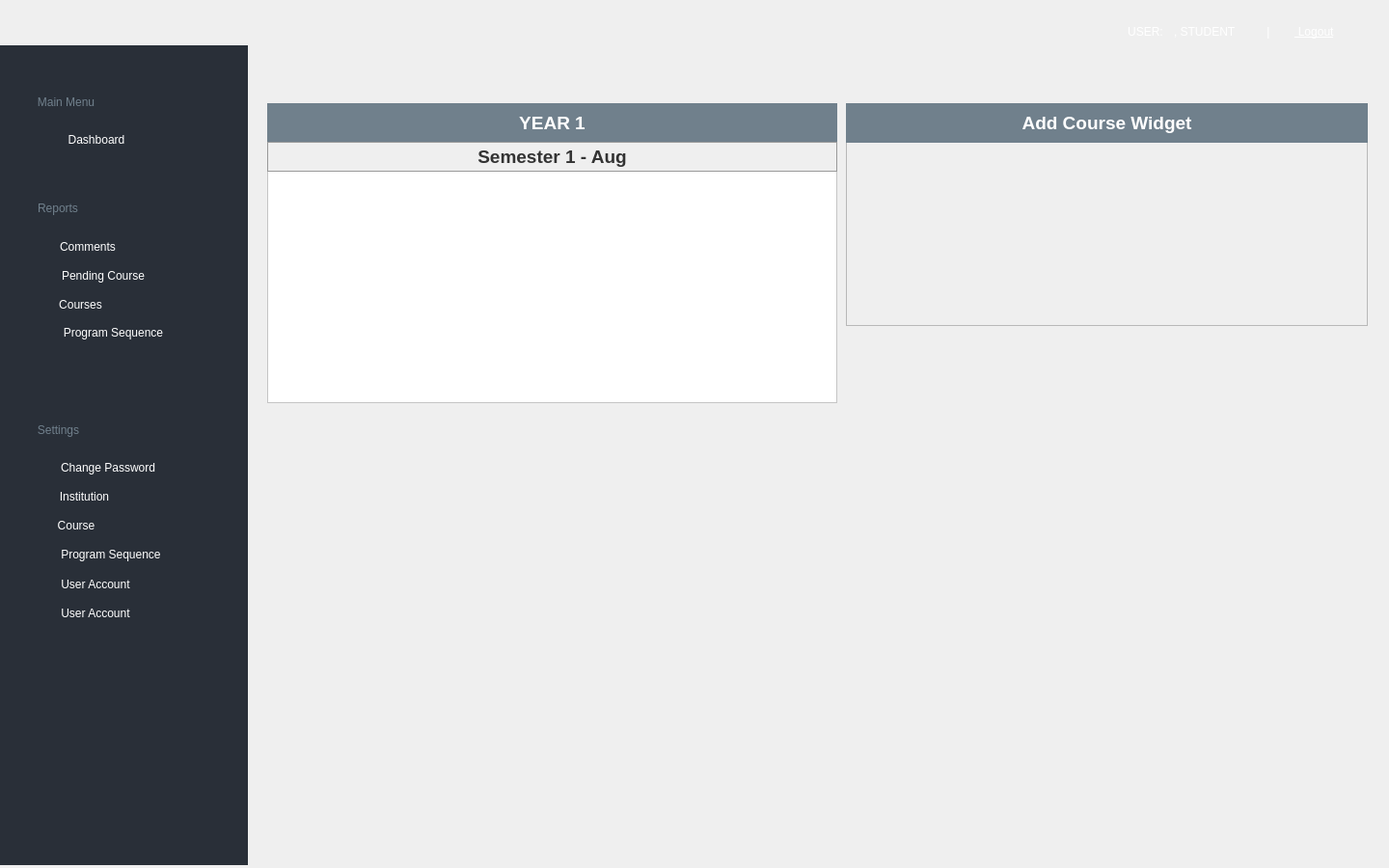
<?xml version="1.0" encoding="UTF-8"?>
<ui version="4.0">
 <class>sgsApp</class>
 <widget class="QMainWindow" name="sgsApp">
  <property name="geometry">
   <rect>
    <x>0</x>
    <y>0</y>
    <width>1440</width>
    <height>900</height>
   </rect>
  </property>
  <property name="minimumSize">
   <size>
    <width>1440</width>
    <height>900</height>
   </size>
  </property>
  <property name="maximumSize">
   <size>
    <width>1440</width>
    <height>900</height>
   </size>
  </property>
  <property name="windowTitle">
   <string>Student Grading System</string>
  </property>
  <property name="styleSheet">
   <string notr="true"/>
  </property>
  <widget class="QWidget" name="centralwidget">
   <widget class="QStackedWidget" name="stackedWidgetSGS">
    <property name="geometry">
     <rect>
      <x>-3</x>
      <y>-3</y>
      <width>1451</width>
      <height>911</height>
     </rect>
    </property>
    <property name="styleSheet">
     <string notr="true">color:#fff;</string>
    </property>
    <property name="currentIndex">
     <number>1</number>
    </property>
    <widget class="QWidget" name="loginScreen">
     <property name="styleSheet">
      <string notr="true">background:url(:/images/background.jpg);
background-position:center;
background-repeat: no-repeat;</string>
     </property>
     <widget class="QFrame" name="loginBox">
      <property name="geometry">
       <rect>
        <x>940</x>
        <y>250</y>
        <width>291</width>
        <height>331</height>
       </rect>
      </property>
      <property name="mouseTracking">
       <bool>true</bool>
      </property>
      <property name="styleSheet">
       <string notr="true">border: 1px solid #8a1738;
border-radius:10px;</string>
      </property>
      <property name="frameShape">
       <enum>QFrame::StyledPanel</enum>
      </property>
      <property name="frameShadow">
       <enum>QFrame::Raised</enum>
      </property>
      <widget class="QLineEdit" name="usernameInput">
       <property name="geometry">
        <rect>
         <x>60</x>
         <y>90</y>
         <width>201</width>
         <height>31</height>
        </rect>
       </property>
       <property name="mouseTracking">
        <bool>false</bool>
       </property>
       <property name="styleSheet">
        <string notr="true">background:#fff;
color: #333;
border:0px; 
border-top-right-radius:5px;
border-bottom-right-radius:5px;
border-top-left-radius:0px;
border-bottom-left-radius:0px;</string>
       </property>
       <property name="placeholderText">
        <string>Username</string>
       </property>
      </widget>
      <widget class="QLineEdit" name="passwordInput">
       <property name="geometry">
        <rect>
         <x>60</x>
         <y>140</y>
         <width>181</width>
         <height>31</height>
        </rect>
       </property>
       <property name="styleSheet">
        <string notr="true">background:#fff;
color: #333;
border:0px; 
border-top-right-radius:0px;
border-bottom-right-radius:0px;
border-top-left-radius:0px;
border-bottom-left-radius:0px;</string>
       </property>
       <property name="echoMode">
        <enum>QLineEdit::Password</enum>
       </property>
       <property name="placeholderText">
        <string>Password</string>
       </property>
      </widget>
      <widget class="QPushButton" name="signInButton">
       <property name="geometry">
        <rect>
         <x>30</x>
         <y>190</y>
         <width>231</width>
         <height>32</height>
        </rect>
       </property>
       <property name="font">
        <font>
         <pointsize>9</pointsize>
         <weight>75</weight>
         <bold>true</bold>
        </font>
       </property>
       <property name="styleSheet">
        <string notr="true">background:#fbaf01;
color: #ffffff;
border:0;
height:30px;
border-radius:5px;</string>
       </property>
       <property name="text">
        <string>SIGN IN</string>
       </property>
      </widget>
      <widget class="QPushButton" name="signUpButton">
       <property name="geometry">
        <rect>
         <x>20</x>
         <y>280</y>
         <width>113</width>
         <height>32</height>
        </rect>
       </property>
       <property name="styleSheet">
        <string notr="true">border:0px; color:#fff;</string>
       </property>
       <property name="text">
        <string>SIGN UP</string>
       </property>
       <property name="icon">
        <iconset resource="images.qrc">
         <normaloff>:/icons White/Icons/White/Add User.png</normaloff>:/icons White/Icons/White/Add User.png</iconset>
       </property>
      </widget>
      <widget class="QPushButton" name="forgotPasswordButton">
       <property name="geometry">
        <rect>
         <x>150</x>
         <y>280</y>
         <width>113</width>
         <height>32</height>
        </rect>
       </property>
       <property name="styleSheet">
        <string notr="true">border:0px;
color:#fff;
text-decoration:underline;</string>
       </property>
       <property name="text">
        <string>Forgot Password?</string>
       </property>
      </widget>
      <widget class="QLabel" name="label_4">
       <property name="geometry">
        <rect>
         <x>110</x>
         <y>30</y>
         <width>81</width>
         <height>31</height>
        </rect>
       </property>
       <property name="styleSheet">
        <string notr="true">color: #fff; font-size:28px; border:0px;</string>
       </property>
       <property name="text">
        <string>Login</string>
       </property>
      </widget>
      <widget class="QFrame" name="usernameIcon">
       <property name="geometry">
        <rect>
         <x>30</x>
         <y>90</y>
         <width>31</width>
         <height>31</height>
        </rect>
       </property>
       <property name="styleSheet">
        <string notr="true">background:#fff url(:/images/user.png);
border:0px;
border:0px;
border-top-left-radius:5px;
border-bottom-left-radius:5px;
border-top-right-radius:0px;
border-bottom-right-radius:0px; 
</string>
       </property>
       <property name="frameShape">
        <enum>QFrame::StyledPanel</enum>
       </property>
       <property name="frameShadow">
        <enum>QFrame::Raised</enum>
       </property>
      </widget>
      <widget class="QFrame" name="passwordIcon">
       <property name="geometry">
        <rect>
         <x>30</x>
         <y>140</y>
         <width>31</width>
         <height>31</height>
        </rect>
       </property>
       <property name="styleSheet">
        <string notr="true">background:#fff url(:/images/lock.png);
border:0px;
border-radius:0px;
border-top-left-radius:5px;
border-bottom-left-radius:5px;
border-top-right-radius:0px;
border-bottom-right-radius:0px;</string>
       </property>
       <property name="frameShape">
        <enum>QFrame::StyledPanel</enum>
       </property>
       <property name="frameShadow">
        <enum>QFrame::Raised</enum>
       </property>
      </widget>
      <widget class="QLabel" name="loginErrorLabel">
       <property name="geometry">
        <rect>
         <x>40</x>
         <y>240</y>
         <width>211</width>
         <height>21</height>
        </rect>
       </property>
       <property name="styleSheet">
        <string notr="true">border:0px;
color:#b50009;
text-align:center;
background: transparent;</string>
       </property>
       <property name="text">
        <string/>
       </property>
       <property name="alignment">
        <set>Qt::AlignCenter</set>
       </property>
      </widget>
      <widget class="QPushButton" name="passwordShowButton">
       <property name="geometry">
        <rect>
         <x>240</x>
         <y>140</y>
         <width>21</width>
         <height>31</height>
        </rect>
       </property>
       <property name="maximumSize">
        <size>
         <width>16777215</width>
         <height>31</height>
        </size>
       </property>
       <property name="styleSheet">
        <string notr="true">background:#fff;
border:0px; 
border-top-right-radius:5px;
border-bottom-right-radius:5px;
border-top-left-radius:0px;
border-bottom-left-radius:0px;</string>
       </property>
       <property name="text">
        <string/>
       </property>
       <property name="icon">
        <iconset resource="images.qrc">
         <normaloff>:/iconsGray/Icons/Gray/Eye ON.png</normaloff>:/iconsGray/Icons/Gray/Eye ON.png</iconset>
       </property>
      </widget>
     </widget>
     <widget class="QFrame" name="footerLogo">
      <property name="geometry">
       <rect>
        <x>990</x>
        <y>180</y>
        <width>191</width>
        <height>61</height>
       </rect>
      </property>
      <property name="minimumSize">
       <size>
        <width>191</width>
        <height>61</height>
       </size>
      </property>
      <property name="maximumSize">
       <size>
        <width>191</width>
        <height>61</height>
       </size>
      </property>
      <property name="styleSheet">
       <string notr="true">background:url(:/images/sideBarLogo.png);
background-position:center;
background-repeat: no-repeat;
border: 0px;</string>
      </property>
      <property name="frameShape">
       <enum>QFrame::StyledPanel</enum>
      </property>
      <property name="frameShadow">
       <enum>QFrame::Raised</enum>
      </property>
     </widget>
     <widget class="QFrame" name="frame_2">
      <property name="geometry">
       <rect>
        <x>240</x>
        <y>260</y>
        <width>462</width>
        <height>281</height>
       </rect>
      </property>
      <property name="minimumSize">
       <size>
        <width>462</width>
        <height>0</height>
       </size>
      </property>
      <property name="styleSheet">
       <string notr="true">background-image: url(:/images/SGS LOGO.png);
border:0px;</string>
      </property>
      <property name="frameShape">
       <enum>QFrame::StyledPanel</enum>
      </property>
      <property name="frameShadow">
       <enum>QFrame::Raised</enum>
      </property>
     </widget>
    </widget>
    <widget class="QWidget" name="Dashboard">
     <property name="minimumSize">
      <size>
       <width>1440</width>
       <height>900</height>
      </size>
     </property>
     <property name="maximumSize">
      <size>
       <width>1440</width>
       <height>900</height>
      </size>
     </property>
     <widget class="QWidget" name="layoutWidget">
      <property name="geometry">
       <rect>
        <x>-20</x>
        <y>-10</y>
        <width>2</width>
        <height>2</height>
       </rect>
      </property>
      <layout class="QVBoxLayout" name="verticalLayout_4"/>
     </widget>
     <widget class="QFrame" name="Sidebar">
      <property name="geometry">
       <rect>
        <x>0</x>
        <y>50</y>
        <width>260</width>
        <height>900</height>
       </rect>
      </property>
      <property name="minimumSize">
       <size>
        <width>260</width>
        <height>900</height>
       </size>
      </property>
      <property name="maximumSize">
       <size>
        <width>260</width>
        <height>900</height>
       </size>
      </property>
      <property name="toolTip">
       <string>Add</string>
      </property>
      <property name="styleSheet">
       <string notr="true">background-color:#292f38;
border: 0;</string>
      </property>
      <property name="frameShape">
       <enum>QFrame::StyledPanel</enum>
      </property>
      <property name="frameShadow">
       <enum>QFrame::Raised</enum>
      </property>
      <widget class="QFrame" name="frame">
       <property name="geometry">
        <rect>
         <x>40</x>
         <y>730</y>
         <width>191</width>
         <height>61</height>
        </rect>
       </property>
       <property name="styleSheet">
        <string notr="true">background:url(:/images/sideBarLogo.png);</string>
       </property>
       <property name="frameShape">
        <enum>QFrame::StyledPanel</enum>
       </property>
       <property name="frameShadow">
        <enum>QFrame::Raised</enum>
       </property>
      </widget>
      <widget class="QGroupBox" name="groupBox">
       <property name="geometry">
        <rect>
         <x>40</x>
         <y>50</y>
         <width>191</width>
         <height>641</height>
        </rect>
       </property>
       <property name="styleSheet">
        <string notr="true">color:#70808c;</string>
       </property>
       <property name="title">
        <string>Main Menu</string>
       </property>
       <widget class="QPushButton" name="dashboard_pushButton">
        <property name="geometry">
         <rect>
          <x>20</x>
          <y>40</y>
          <width>86</width>
          <height>16</height>
         </rect>
        </property>
        <property name="layoutDirection">
         <enum>Qt::LeftToRight</enum>
        </property>
        <property name="styleSheet">
         <string notr="true">color:#fff;</string>
        </property>
        <property name="text">
         <string>Dashboard</string>
        </property>
        <property name="icon">
         <iconset resource="images.qrc">
          <normaloff>:/icons White/Icons/White/Dashboard.png</normaloff>:/icons White/Icons/White/Dashboard.png</iconset>
        </property>
       </widget>
       <widget class="QGroupBox" name="groupBox_2">
        <property name="geometry">
         <rect>
          <x>0</x>
          <y>110</y>
          <width>161</width>
          <height>151</height>
         </rect>
        </property>
        <property name="title">
         <string>Reports</string>
        </property>
        <widget class="QPushButton" name="viewComments_Button">
         <property name="geometry">
          <rect>
           <x>11</x>
           <y>41</y>
           <width>86</width>
           <height>16</height>
          </rect>
         </property>
         <property name="toolTip">
          <string>Add Institution</string>
         </property>
         <property name="layoutDirection">
          <enum>Qt::LeftToRight</enum>
         </property>
         <property name="styleSheet">
          <string notr="true">color:#fff;</string>
         </property>
         <property name="text">
          <string>Comments</string>
         </property>
         <property name="icon">
          <iconset resource="images.qrc">
           <normaloff>:/icons White/Icons/White/Eye ON.png</normaloff>:/icons White/Icons/White/Eye ON.png</iconset>
         </property>
        </widget>
        <widget class="QPushButton" name="viewCoursesPending_Button">
         <property name="geometry">
          <rect>
           <x>11</x>
           <y>71</y>
           <width>118</width>
           <height>16</height>
          </rect>
         </property>
         <property name="toolTip">
          <string>Add Institution</string>
         </property>
         <property name="layoutDirection">
          <enum>Qt::LeftToRight</enum>
         </property>
         <property name="styleSheet">
          <string notr="true">color:#fff;</string>
         </property>
         <property name="text">
          <string>Pending Course</string>
         </property>
         <property name="icon">
          <iconset resource="images.qrc">
           <normaloff>:/icons White/Icons/White/Eye ON.png</normaloff>:/icons White/Icons/White/Eye ON.png</iconset>
         </property>
        </widget>
        <widget class="QPushButton" name="viewCourses_Button">
         <property name="geometry">
          <rect>
           <x>11</x>
           <y>101</y>
           <width>71</width>
           <height>16</height>
          </rect>
         </property>
         <property name="toolTip">
          <string>Add Institution</string>
         </property>
         <property name="layoutDirection">
          <enum>Qt::LeftToRight</enum>
         </property>
         <property name="styleSheet">
          <string notr="true">color:#fff;</string>
         </property>
         <property name="text">
          <string>Courses</string>
         </property>
         <property name="icon">
          <iconset resource="images.qrc">
           <normaloff>:/icons White/Icons/White/Eye ON.png</normaloff>:/icons White/Icons/White/Eye ON.png</iconset>
         </property>
        </widget>
        <widget class="QPushButton" name="viewProgramSequence_Button">
         <property name="geometry">
          <rect>
           <x>10</x>
           <y>130</y>
           <width>141</width>
           <height>16</height>
          </rect>
         </property>
         <property name="toolTip">
          <string>Add Institution</string>
         </property>
         <property name="layoutDirection">
          <enum>Qt::LeftToRight</enum>
         </property>
         <property name="styleSheet">
          <string notr="true">color:#fff;</string>
         </property>
         <property name="text">
          <string>Program Sequence</string>
         </property>
         <property name="icon">
          <iconset resource="images.qrc">
           <normaloff>:/icons White/Icons/White/Eye ON.png</normaloff>:/icons White/Icons/White/Eye ON.png</iconset>
         </property>
        </widget>
       </widget>
       <widget class="QGroupBox" name="settingGroupBox">
        <property name="geometry">
         <rect>
          <x>0</x>
          <y>340</y>
          <width>160</width>
          <height>231</height>
         </rect>
        </property>
        <property name="title">
         <string>Settings</string>
        </property>
        <widget class="QPushButton" name="addInstitution_Button">
         <property name="geometry">
          <rect>
           <x>10</x>
           <y>70</y>
           <width>81</width>
           <height>16</height>
          </rect>
         </property>
         <property name="toolTip">
          <string>Add Institution</string>
         </property>
         <property name="layoutDirection">
          <enum>Qt::LeftToRight</enum>
         </property>
         <property name="styleSheet">
          <string notr="true">color:#fff;</string>
         </property>
         <property name="text">
          <string>Institution</string>
         </property>
         <property name="icon">
          <iconset resource="images.qrc">
           <normaloff>:/icons White/Icons/White/Add.png</normaloff>:/icons White/Icons/White/Add.png</iconset>
         </property>
        </widget>
        <widget class="QPushButton" name="addCourse_Button">
         <property name="geometry">
          <rect>
           <x>10</x>
           <y>100</y>
           <width>64</width>
           <height>16</height>
          </rect>
         </property>
         <property name="toolTip">
          <string>Add Cours</string>
         </property>
         <property name="layoutDirection">
          <enum>Qt::LeftToRight</enum>
         </property>
         <property name="styleSheet">
          <string notr="true">color:#fff;</string>
         </property>
         <property name="text">
          <string>Course</string>
         </property>
         <property name="icon">
          <iconset resource="images.qrc">
           <normaloff>:/icons White/Icons/White/Add.png</normaloff>:/icons White/Icons/White/Add.png</iconset>
         </property>
        </widget>
        <widget class="QPushButton" name="AddProgramSequence_Button">
         <property name="geometry">
          <rect>
           <x>10</x>
           <y>130</y>
           <width>136</width>
           <height>16</height>
          </rect>
         </property>
         <property name="layoutDirection">
          <enum>Qt::LeftToRight</enum>
         </property>
         <property name="styleSheet">
          <string notr="true">color:#fff;</string>
         </property>
         <property name="text">
          <string>Program Sequence</string>
         </property>
         <property name="icon">
          <iconset resource="images.qrc">
           <normaloff>:/icons White/Icons/White/Add.png</normaloff>:/icons White/Icons/White/Add.png</iconset>
         </property>
        </widget>
        <widget class="QPushButton" name="addUser_Button">
         <property name="geometry">
          <rect>
           <x>11</x>
           <y>161</y>
           <width>102</width>
           <height>16</height>
          </rect>
         </property>
         <property name="toolTip">
          <string>Add Institution</string>
         </property>
         <property name="layoutDirection">
          <enum>Qt::LeftToRight</enum>
         </property>
         <property name="styleSheet">
          <string notr="true">color:#fff;</string>
         </property>
         <property name="text">
          <string>User Account</string>
         </property>
         <property name="icon">
          <iconset resource="images.qrc">
           <normaloff>:/icons White/Icons/White/Add User.png</normaloff>:/icons White/Icons/White/Add User.png</iconset>
         </property>
        </widget>
        <widget class="QPushButton" name="disableUser_Button">
         <property name="geometry">
          <rect>
           <x>11</x>
           <y>191</y>
           <width>102</width>
           <height>16</height>
          </rect>
         </property>
         <property name="toolTip">
          <string>Add Institution</string>
         </property>
         <property name="layoutDirection">
          <enum>Qt::LeftToRight</enum>
         </property>
         <property name="styleSheet">
          <string notr="true">color:#fff;</string>
         </property>
         <property name="text">
          <string>User Account</string>
         </property>
         <property name="icon">
          <iconset resource="images.qrc">
           <normaloff>:/icons White/Icons/White/Eye OFF.png</normaloff>:/icons White/Icons/White/Eye OFF.png</iconset>
         </property>
        </widget>
        <widget class="QPushButton" name="changePassword_Button">
         <property name="geometry">
          <rect>
           <x>10</x>
           <y>40</y>
           <width>130</width>
           <height>16</height>
          </rect>
         </property>
         <property name="toolTip">
          <string>Add Institution</string>
         </property>
         <property name="layoutDirection">
          <enum>Qt::LeftToRight</enum>
         </property>
         <property name="styleSheet">
          <string notr="true">color:#fff;</string>
         </property>
         <property name="text">
          <string>Change Password</string>
         </property>
         <property name="icon">
          <iconset resource="images.qrc">
           <normaloff>:/icons White/Icons/White/Edit.png</normaloff>:/icons White/Icons/White/Edit.png</iconset>
         </property>
        </widget>
       </widget>
      </widget>
     </widget>
     <widget class="QFrame" name="headBar">
      <property name="geometry">
       <rect>
        <x>0</x>
        <y>0</y>
        <width>1440</width>
        <height>65</height>
       </rect>
      </property>
      <property name="minimumSize">
       <size>
        <width>1440</width>
        <height>65</height>
       </size>
      </property>
      <property name="maximumSize">
       <size>
        <width>260</width>
        <height>50</height>
       </size>
      </property>
      <property name="styleSheet">
       <string notr="true">background-image: url(:/images/background.jpg);
border:0;</string>
      </property>
      <property name="frameShape">
       <enum>QFrame::StyledPanel</enum>
      </property>
      <property name="frameShadow">
       <enum>QFrame::Raised</enum>
      </property>
      <widget class="QPushButton" name="logoutButton">
       <property name="geometry">
        <rect>
         <x>1330</x>
         <y>20</y>
         <width>71</width>
         <height>31</height>
        </rect>
       </property>
       <property name="font">
        <font>
         <pointsize>9</pointsize>
         <underline>true</underline>
        </font>
       </property>
       <property name="text">
        <string> Logout</string>
       </property>
       <property name="icon">
        <iconset resource="images.qrc">
         <normaloff>:/icons White/Icons/White/Passsword.png</normaloff>:/icons White/Icons/White/Passsword.png</iconset>
       </property>
      </widget>
      <widget class="QLabel" name="userRoleLable_2">
       <property name="geometry">
        <rect>
         <x>1310</x>
         <y>20</y>
         <width>16</width>
         <height>31</height>
        </rect>
       </property>
       <property name="font">
        <font>
         <pointsize>9</pointsize>
         <weight>50</weight>
         <bold>false</bold>
        </font>
       </property>
       <property name="text">
        <string>|</string>
       </property>
       <property name="alignment">
        <set>Qt::AlignCenter</set>
       </property>
      </widget>
      <widget class="QPushButton" name="userIconTopBar">
       <property name="geometry">
        <rect>
         <x>1130</x>
         <y>20</y>
         <width>41</width>
         <height>31</height>
        </rect>
       </property>
       <property name="font">
        <font>
         <pointsize>9</pointsize>
         <weight>75</weight>
         <bold>true</bold>
        </font>
       </property>
       <property name="text">
        <string/>
       </property>
       <property name="icon">
        <iconset resource="images.qrc">
         <normaloff>:/icons White/Icons/White/User.png</normaloff>:/icons White/Icons/White/User.png</iconset>
       </property>
      </widget>
      <widget class="QLabel" name="userRoleLable">
       <property name="geometry">
        <rect>
         <x>1220</x>
         <y>28</y>
         <width>81</width>
         <height>16</height>
        </rect>
       </property>
       <property name="font">
        <font>
         <pointsize>9</pointsize>
         <weight>50</weight>
         <bold>false</bold>
        </font>
       </property>
       <property name="text">
        <string>, STUDENT</string>
       </property>
      </widget>
      <widget class="QFrame" name="topBarLogo">
       <property name="geometry">
        <rect>
         <x>40</x>
         <y>10</y>
         <width>191</width>
         <height>51</height>
        </rect>
       </property>
       <property name="styleSheet">
        <string notr="true">background-image: url(:/images/SGS Logo Dashboard.png);
background-repeat: no-repeat;</string>
       </property>
       <property name="frameShape">
        <enum>QFrame::StyledPanel</enum>
       </property>
       <property name="frameShadow">
        <enum>QFrame::Raised</enum>
       </property>
      </widget>
      <widget class="QLabel" name="usernameLable">
       <property name="geometry">
        <rect>
         <x>1160</x>
         <y>25</y>
         <width>61</width>
         <height>21</height>
        </rect>
       </property>
       <property name="font">
        <font>
         <pointsize>9</pointsize>
         <weight>50</weight>
         <bold>false</bold>
        </font>
       </property>
       <property name="text">
        <string>USER:</string>
       </property>
       <property name="alignment">
        <set>Qt::AlignCenter</set>
       </property>
      </widget>
     </widget>
     <widget class="QStackedWidget" name="stackedWidgetPages">
      <property name="geometry">
       <rect>
        <x>260</x>
        <y>70</y>
        <width>1171</width>
        <height>821</height>
       </rect>
      </property>
      <widget class="QWidget" name="ViewProgramSequence">
       <widget class="QFrame" name="addCourseGrade">
        <property name="geometry">
         <rect>
          <x>620</x>
          <y>40</y>
          <width>541</width>
          <height>231</height>
         </rect>
        </property>
        <property name="frameShape">
         <enum>QFrame::StyledPanel</enum>
        </property>
        <property name="frameShadow">
         <enum>QFrame::Raised</enum>
        </property>
        <widget class="QLabel" name="label">
         <property name="geometry">
          <rect>
           <x>0</x>
           <y>0</y>
           <width>541</width>
           <height>41</height>
          </rect>
         </property>
         <property name="font">
          <font>
           <pointsize>14</pointsize>
           <weight>75</weight>
           <bold>true</bold>
          </font>
         </property>
         <property name="styleSheet">
          <string notr="true">background:#70808c;</string>
         </property>
         <property name="text">
          <string>Add Course Widget</string>
         </property>
         <property name="alignment">
          <set>Qt::AlignCenter</set>
         </property>
        </widget>
       </widget>
       <widget class="QTableWidget" name="programSequenceTableWidget">
        <property name="geometry">
         <rect>
          <x>20</x>
          <y>110</y>
          <width>591</width>
          <height>241</height>
         </rect>
        </property>
        <property name="styleSheet">
         <string notr="true">background:#fff</string>
        </property>
       </widget>
       <widget class="QLabel" name="label_2">
        <property name="geometry">
         <rect>
          <x>20</x>
          <y>40</y>
          <width>591</width>
          <height>41</height>
         </rect>
        </property>
        <property name="font">
         <font>
          <pointsize>14</pointsize>
          <weight>75</weight>
          <bold>true</bold>
         </font>
        </property>
        <property name="styleSheet">
         <string notr="true">background:#70808c;</string>
        </property>
        <property name="text">
         <string>YEAR 1</string>
        </property>
        <property name="alignment">
         <set>Qt::AlignCenter</set>
        </property>
       </widget>
       <widget class="QLabel" name="label_3">
        <property name="geometry">
         <rect>
          <x>20</x>
          <y>80</y>
          <width>591</width>
          <height>31</height>
         </rect>
        </property>
        <property name="font">
         <font>
          <pointsize>14</pointsize>
          <weight>75</weight>
          <bold>true</bold>
         </font>
        </property>
        <property name="styleSheet">
         <string notr="true">color:#333;border:1px solid #999;</string>
        </property>
        <property name="text">
         <string>Semester 1 - Aug</string>
        </property>
        <property name="alignment">
         <set>Qt::AlignCenter</set>
        </property>
       </widget>
      </widget>
      <widget class="QWidget" name="AddProgramSequence"/>
     </widget>
    </widget>
   </widget>
  </widget>
 </widget>
 <resources>
  <include location="images.qrc"/>
 </resources>
 <connections/>
</ui>
